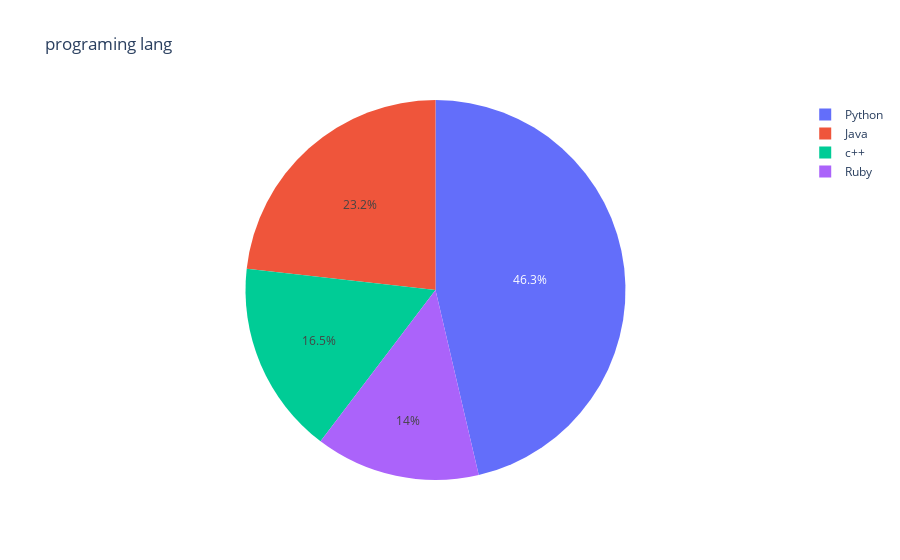

Notebook code for this chart:
### Code cell
fig=px.pie( values=x, names=programs, title='programing lang ')
fig.show()

### Figure 1 — Plotly figure (JSON) as saved in the notebook; plotly's stock layout.template omitted (floating-point values rounded to 4 significant figures)
{"data": [{"domain": {"x": [0, 1], "y": [0, 1]}, "hovertemplate": "label=%{label}<br>value=%{value}<extra></extra>", "labels": ["Ruby", "c++", "Python", "Java"], "legendgroup": "", "name": "", "showlegend": true, "type": "pie", "values": [18.25, 21.45, 60.43, 30.26]}], "layout": {"legend": {"tracegroupgap": 0}, "title": {"text": "programing lang "}}}
